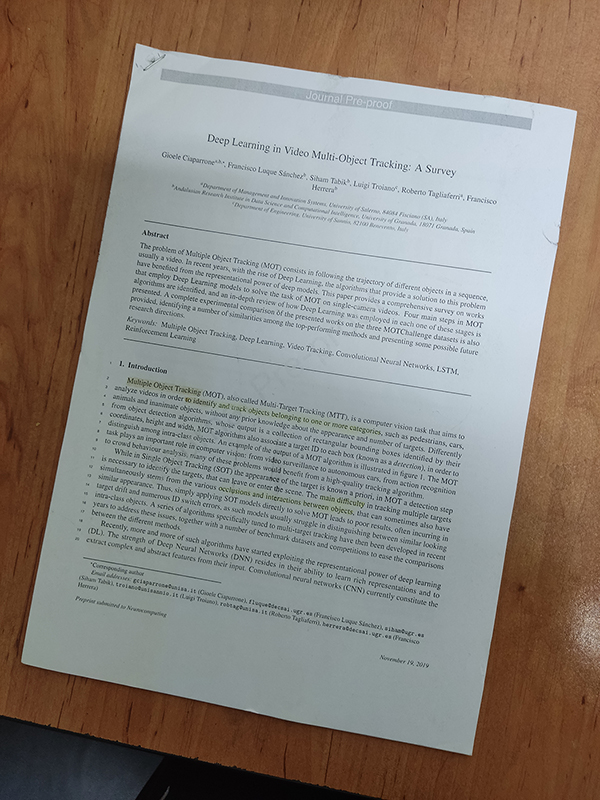
#> input picture images/example.jpg, 600 x 800 px
$ python run_scanner.py
#> lines starting #> are read from the running program, lines starting #| are printed output that depends on the picture; after the words box and inside, x2 and y2 are one past the last pixel; in counts of white or black regions, pixels touching at a corner belong together
### scanner.py
import cv2
import numpy as np

def reorder(vertices):
    reordered = np.zeros_like(vertices, dtype=np.float32)
    add = vertices.sum(1)
    reordered[0] = vertices[np.argmin(add)]
    reordered[2] = vertices[np.argmax(add)]
    diff = np.diff(vertices, axis=1)
    reordered[1] = vertices[np.argmin(diff)]
    reordered[3] = vertices[np.argmax(diff)]
    return reordered

def to_grayscale(im):
    return cv2.cvtColor(im, cv2.COLOR_BGR2GRAY)

def blur(im):
    return cv2.GaussianBlur(im, (3, 3), 0)

def to_edges(im):
    return cv2.Canny(im, 50, 150)

def find_vertices(im, max_candidates=5, epsilon_ratio=0.02):
    contours, _ = cv2.findContours(im.copy(), cv2.RETR_EXTERNAL, cv2.CHAIN_APPROX_SIMPLE)
    contours = sorted(contours, key=cv2.contourArea, reverse=True)[:max_candidates]
    vertices = None
    for cnt in contours:
        perimeter = cv2.arcLength(cnt, True)
        if perimeter == 0:
            continue
        approx = cv2.approxPolyDP(cnt, epsilon_ratio * perimeter, True)
        if len(approx) == 4 and cv2.contourArea(approx) > 0:
            vertices = approx.reshape(4, 2)
            break
    if vertices is None:
        height, width = im.shape[:2]
        vertices = np.array([[0, 0], [width - 1, 0], [width - 1, height - 1], [0, height - 1]], dtype=np.float32)
    return reorder(vertices.astype(np.float32))

def crop_out(im, vertices):
    top_width = np.linalg.norm(vertices[0] - vertices[1])
    bottom_width = np.linalg.norm(vertices[2] - vertices[3])
    left_height = np.linalg.norm(vertices[0] - vertices[3])
    right_height = np.linalg.norm(vertices[1] - vertices[2])
    width = int(max(top_width, bottom_width))
    height = int(max(left_height, right_height))
    if width <= 0 or height <= 0:
        height, width = im.shape[:2]
    target = np.array([
        [0, 0],
        [width - 1, 0],
        [width - 1, height - 1],
        [0, height - 1]
    ], dtype=np.float32)
    transform = cv2.getPerspectiveTransform(vertices.astype(np.float32), target)
    cropped = cv2.warpPerspective(im, transform, (width, height))
    return cropped

def enhance(im, gamma=1.1, clahe_clip=2.0, clahe_grid=(12, 12)):
    if im.ndim == 2:
        im = cv2.cvtColor(im, cv2.COLOR_GRAY2BGR)
    inv_gamma = 1.0 / gamma
    table = np.array([((i / 255.0) ** inv_gamma) * 255 for i in np.arange(0, 256)]).astype("uint8")
    corrected = cv2.LUT(im, table)
    lab = cv2.cvtColor(corrected, cv2.COLOR_BGR2LAB)
    l, a, b = cv2.split(lab)
    clahe = cv2.createCLAHE(clipLimit=clahe_clip, tileGridSize=clahe_grid)
    l = clahe.apply(l)
    lab = cv2.merge([l, a, b])
    enhanced_img = cv2.cvtColor(lab, cv2.COLOR_LAB2BGR)
    hsv = cv2.cvtColor(enhanced_img, cv2.COLOR_BGR2HSV)
    h, s, v = cv2.split(hsv)
    s = cv2.addWeighted(s, 1.1, cv2.GaussianBlur(s, (0, 0), 1.0), 0.2, 0)
    s = np.clip(s, 25, 235).astype(np.uint8)
    hsv = cv2.merge([h, s, v])
    enhanced_img = cv2.cvtColor(hsv, cv2.COLOR_HSV2BGR)
    blurred = cv2.GaussianBlur(enhanced_img, (0, 0), 1.5)
    sharpened = cv2.addWeighted(enhanced_img, 1.35, blurred, -0.35, 0)
    final = cv2.bilateralFilter(sharpened, 7, 50, 50)
    return final

def scan(im):
    grayscale = to_grayscale(im)
    blurred = blur(grayscale)
    edges = to_edges(blurred)
    vertices = find_vertices(edges)
    cropped = crop_out(im, vertices)
    scanned = enhance(cropped)
    return scanned

### run_scanner.py
import argparse
import os

import cv2

from scanner import scan


def parse_args():
    base = os.path.dirname(__file__)
    default_image_name = "example.jpg"

    parser = argparse.ArgumentParser(description="Run document scanner on an image")
    parser.add_argument("image_name", nargs="?", default=default_image_name, help="Image filename inside images folder")
    return parser.parse_args()


def main():
    args = parse_args()

    base = os.path.dirname(__file__)
    input_path = os.path.join(base, "images", args.image_name)
    stem, ext = os.path.splitext(args.image_name)
    if not ext:
        ext = ".jpg"
    output_dir = os.path.join(base, "result images")
    output_path = os.path.join(output_dir, f"Result_{stem}{ext}")

    os.makedirs(output_dir, exist_ok=True)

    im = cv2.imread(input_path)
#> im is the input picture: shape (800, 600, 3); mean B, G, R 122.1, 130.1, 137.6
    if im is None:
        print("ERROR: input image not found at", input_path)
        raise SystemExit(1)

    scanned = scan(im)
#> in to_grayscale, `return cv2.cvtColor(im, cv2.COLOR_BGR2GRAY)`:
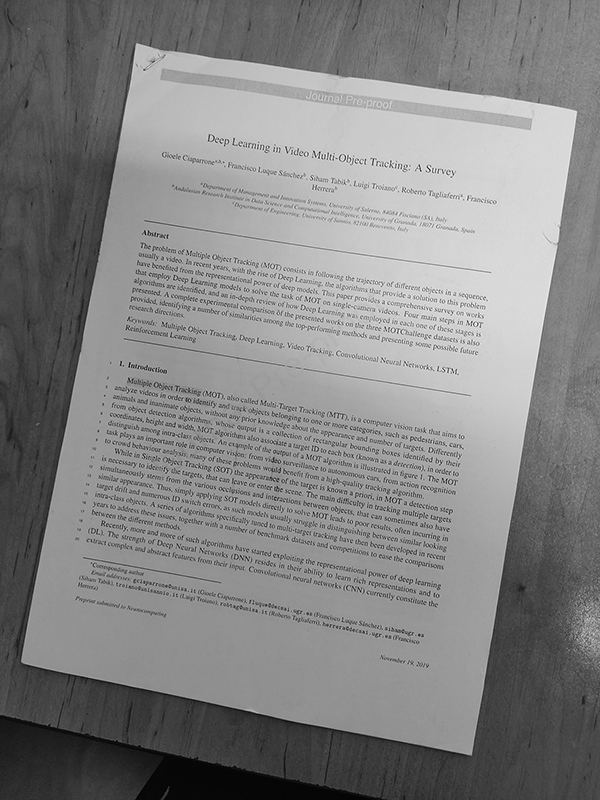
#> returned value: shape (800, 600); min 0, max 255, mean 131.4
#> in to_edges, `return cv2.Canny(im, 50, 150)`:
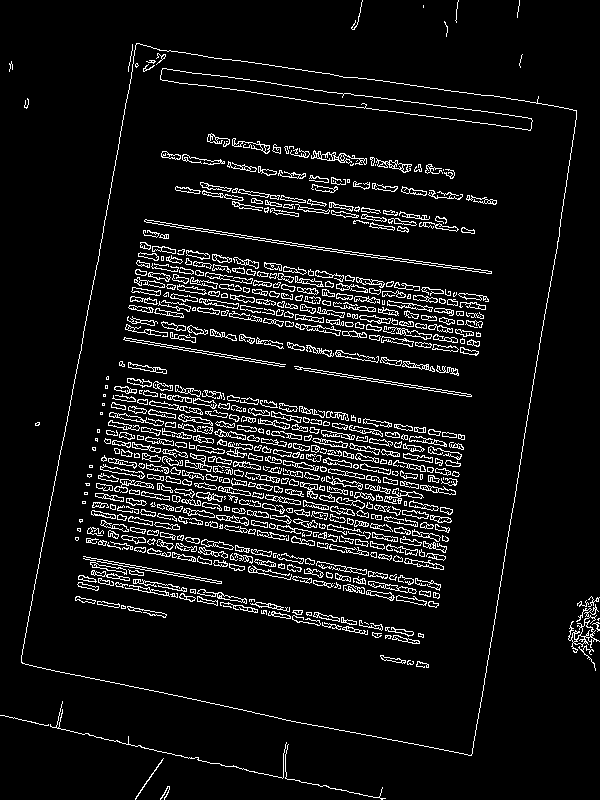
#> returned value: shape (800, 600); 7.5% white in thin lines or dots
#> in find_vertices, `contours, _ = cv2.findContours(im.copy(), cv2.RETR_EXTERNAL, cv2.CHAIN..`: contours = 22 contours, 18 with area under 20; largest, box (x1, y1, x2, y2) and area: (21, 43, 577, 756) 291021, (568, 604, 600, 653) 273, (135, 758, 164, 800) 26, (50, 701, 287, 779) 22
#> in find_vertices, `contours = sorted(contours, key=cv2.contourArea, reverse=True)[:max_ca..`: contours = 5 contours, 1 with area under 20; largest, box (x1, y1, x2, y2) and area: (21, 43, 577, 756) 291021, (568, 604, 600, 653) 273, (135, 758, 164, 800) 26, (50, 701, 287, 779) 22
#> the loop in find_vertices, `for cnt in contours:` made 1 pass
#> (perimeter, vertices) on pass 1: (2325.9, [[136, 43], [21, 662], [471, 755], [576, 110]])
#> in reorder, `add = vertices.sum(1)`: add = [179, 683, 1226, 686]
#> in reorder, `diff = np.diff(vertices, axis=1)`: diff = [-93, 641, 284, -466]
#> in scan, `vertices = find_vertices(edges)`: vertices = [[136, 43], [576, 110], [471, 755], [21, 662]]
#> in crop_out, `top_width = np.linalg.norm(vertices[0] - vertices[1])`: top_width = 445.1
#> in crop_out, `bottom_width = np.linalg.norm(vertices[2] - vertices[3])`: bottom_width = 459.5
#> in crop_out, `left_height = np.linalg.norm(vertices[0] - vertices[3])`: left_height = 629.6
#> in crop_out, `right_height = np.linalg.norm(vertices[1] - vertices[2])`: right_height = 653.5
#> in crop_out, `width = int(max(top_width, bottom_width))`: width = 459
#> in crop_out, `height = int(max(left_height, right_height))`: height = 653
#> in crop_out, `target = np.array([ [0, 0], [width - 1, 0], [width - 1, height - 1], [..`: target = [[0, 0], [458, 0], [458, 652], [0, 652]]
#> in crop_out, `transform = cv2.getPerspectiveTransform(vertices.astype(np.float32), t..`: transform = [[1.06, 0.198, -153.2], [-0.163, 1.07, -23.86], [7.57e-05, 6.57e-05, 1]]
#> in enhance, `lab = cv2.cvtColor(corrected, cv2.COLOR_BGR2LAB)`: lab: shape (653, 459, 3); mean of channels 0, 1, 2 177.8, 125, 125.4
#> in enhance, `l, a, b = cv2.split(lab)`:
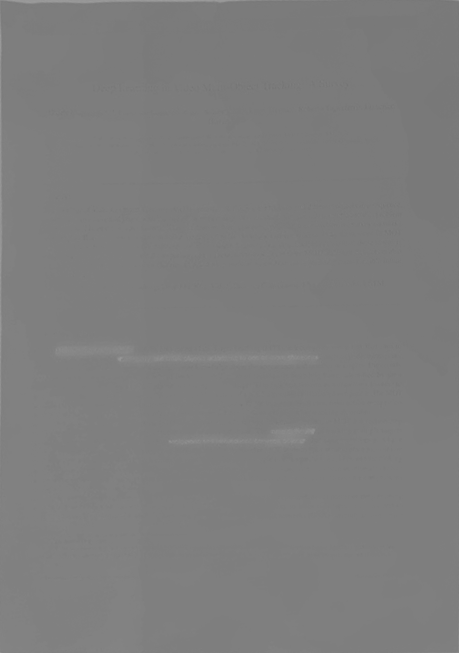
#> b: shape (653, 459); min 116, max 156, mean 125.4
#> in enhance, `l = clahe.apply(l)`:
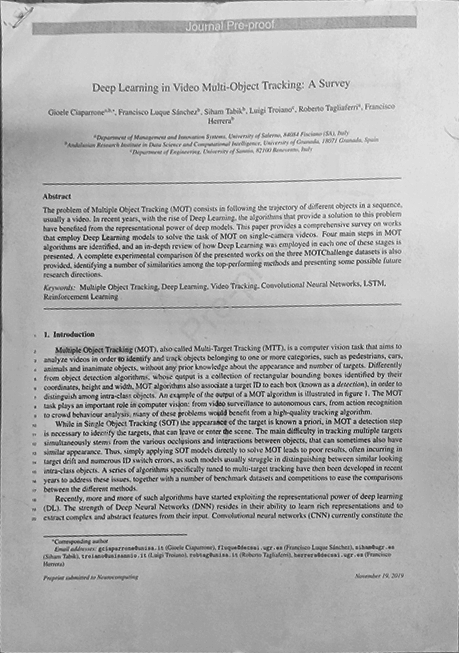
#> l: shape (653, 459); min 16, max 254, mean 178.5
#> in enhance, `lab = cv2.merge([l, a, b])`: lab: shape (653, 459, 3); mean of channels 0, 1, 2 178.5, 125, 125.4
#> in enhance, `hsv = cv2.cvtColor(enhanced_img, cv2.COLOR_BGR2HSV)`: hsv: shape (653, 459, 3); mean H, S, V 93.8, 21, 177.3
#> in enhance, `h, s, v = cv2.split(hsv)`:
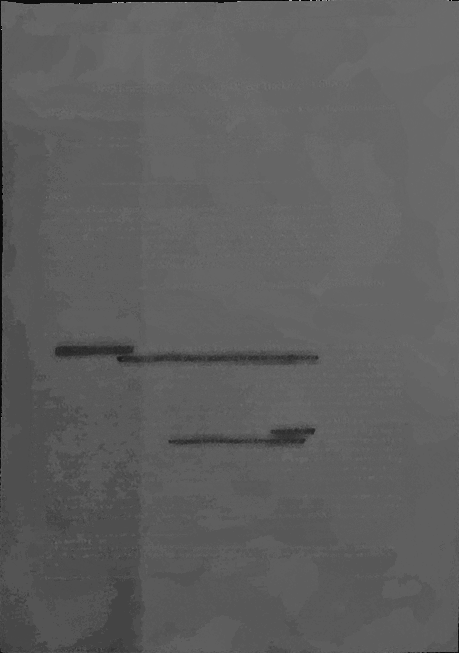
#> h: shape (653, 459); min 0, max 176, mean 93.8
#> in enhance, `h, s, v = cv2.split(hsv)`:
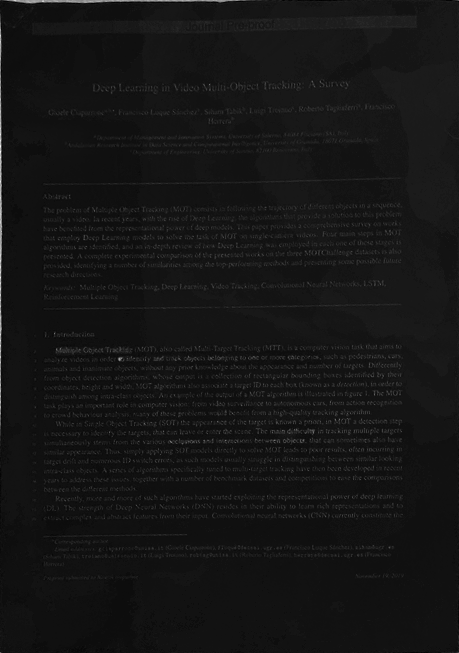
#> s: shape (653, 459); min 0, max 247, mean 21
#> in enhance, `hsv = cv2.merge([h, s, v])`: hsv: shape (653, 459, 3); mean H, S, V 93.8, 29, 177.3
#> in enhance, `blurred = cv2.GaussianBlur(enhanced_img, (0, 0), 1.5)`:
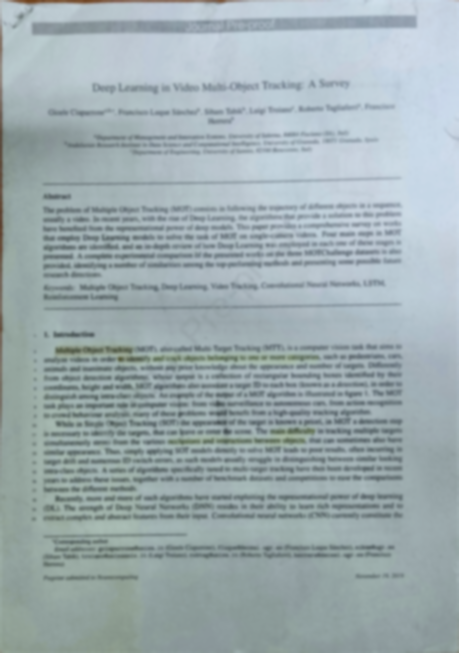
#> blurred: shape (653, 459, 3); mean B, G, R 175.8, 172.2, 157.6
    ok = cv2.imwrite(output_path, scanned)
    if ok:
        print("Wrote scanned image to", output_path)
    else:
        print("Failed to write output")


if __name__ == "__main__":
    main()
